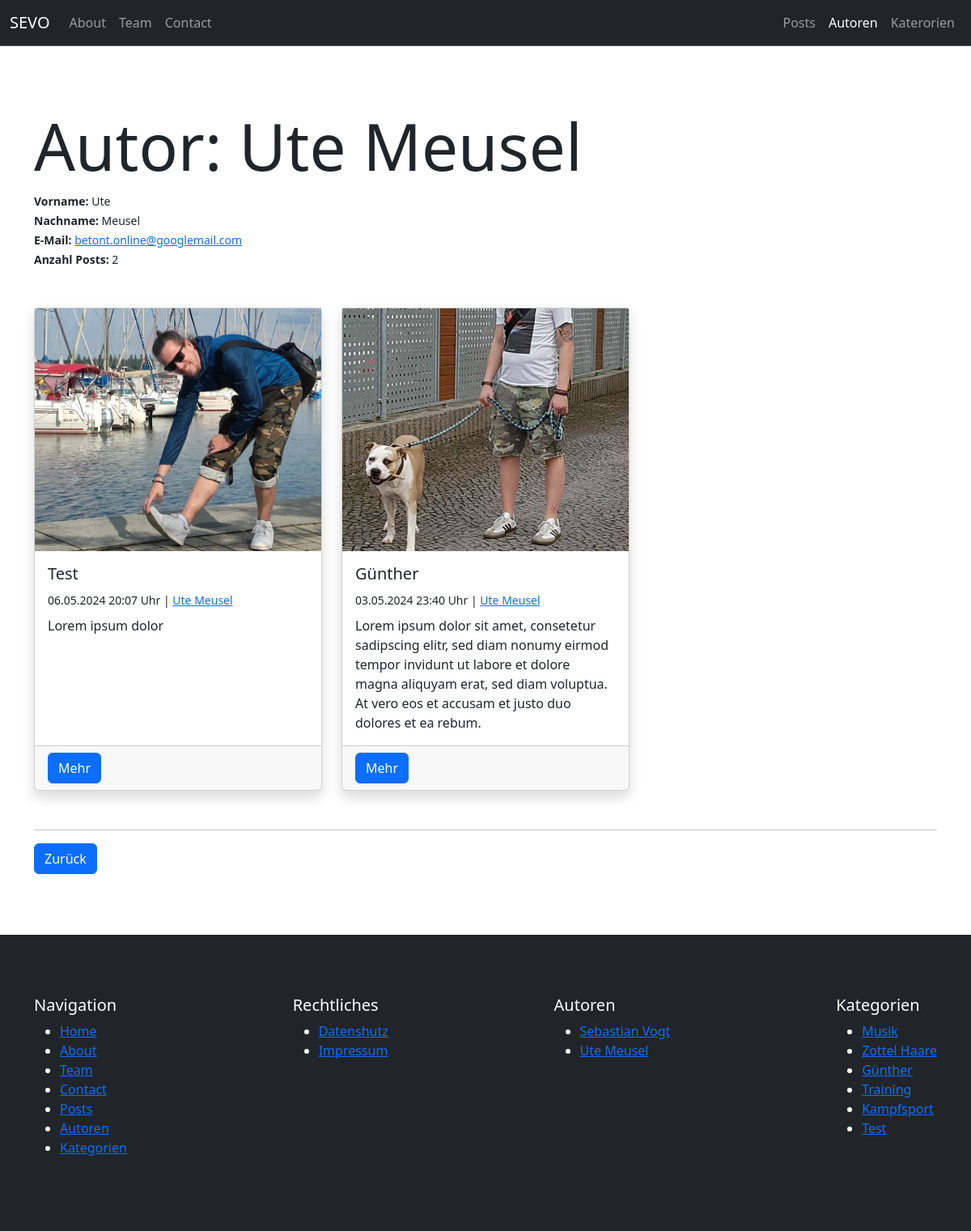
The page /author/ute-meusel on the database its author committed.
### pages/models.py (models this page shows, shortened)
class Page(models.Model):
    class Templates(models.TextChoices):
        FULL_WIDTH = "Fullwidth"
        CONTAINER = "Container"
        FULL_WIDTH_WITH_HEADER = "Fullwidth with header"
        CONTAINER_WITH_HEADER = "Container with header"
    title = models.CharField(max_length=255)
    slug = models.SlugField(unique=True, blank=True)
    index = models.IntegerField(default=1)
    content = models.TextField()
    featured_image = models.ForeignKey(Image, on_delete=models.SET_NULL, null=True, blank=True)
    published = models.BooleanField(default=True)
    is_home = models.BooleanField(default=False)
    template = models.CharField(max_length=100, choices=Templates.choices, default=Templates.CONTAINER)
    created_at = models.DateTimeField(auto_now_add=True)
    updated_at = models.DateTimeField(auto_now=True)

### author/models.py (models this page shows, shortened)
class Author(models.Model):
    firstname = models.CharField(max_length=100)
    lastname = models.CharField(max_length=100)
    nickname = models.CharField(max_length=100, blank=True)
    email = models.EmailField(null=True)
    slug = models.SlugField(unique=True, default="")
    def get_fullname(self):
        return f"{self.firstname} {self.lastname}"

### blog/models.py (models this page shows, shortened)
class Post(models.Model):
    author = models.ForeignKey(Author, on_delete=models.SET_NULL, null=True)
    title = models.CharField(max_length=255)
    slug = models.SlugField(unique=True)
    categories = models.ManyToManyField(Category, blank=True)
    content = models.TextField()
    excerpt = models.TextField(max_length=255, blank=True)
    featured_image = models.ForeignKey(Image, on_delete=models.SET_NULL, blank=True, null=True)
    published = models.BooleanField(default=True)
    is_featured = models.BooleanField(default=False)
    created_at = models.DateTimeField(auto_now_add=True)
    updated_at = models.DateTimeField(auto_now=True)

class Category(models.Model):
    name = models.CharField(max_length=100, unique=True, db_index=True)
    slug = models.SlugField(unique=True, default="")
    class Meta:
        verbose_name_plural = "Categories"

### uploaded_media/models.py (models this page shows, shortened)
class Image(models.Model):
    title = models.CharField(max_length=100)
    alt_text = models.CharField(max_length=100)
    categories = models.ManyToManyField(Category, blank=True)
    image = models.ImageField(upload_to="uploaded_media/images")

### author/views.py (the view)
# urls.py: path("<slug:slug>", views.author_single, name="author-single-slug")
def author_single(request, slug):
    author = get_object_or_404(models.Author, slug=slug)
    posts = author.post_set.filter(published=True).order_by("-created_at")
    print(posts.count())
    return render(request, "author/author_single.html", {
        "author": author,
        "posts": posts
    })

### utils/context_processors.py (called while the page is built)
def menus_context(request):
    menu_main = Menu.objects.get(name="Main")
    menu_meta = Menu.objects.get(name="Meta")
    pages_main = menu_main.pages.filter(published=True).order_by("index")
    pages_meta = menu_meta.pages.filter(published=True).order_by("index")
    categories = Category.objects.all()
    authors = Author.objects.all()
    return {
        "pages_main": pages_main,
        "pages_meta": pages_meta,
        "categories": categories,
        "authors": authors
    }

### author/templates/author/author_single.html (shortened to what this page needs)
{% extends "base.html" %}
{% block content %}
    <div class="container section-padding">
        <div class="mb-5">
            <h1 class="display-1">Autor: {{ author.get_fullname|title }}</h1>
            <div>
                <small>
                    <b>Vorname: </b>
                    {{ author.firstname }}
                </small>
            </div>
            <div>
                <small>
                    <b>Nachname: </b>
                    {{ author.lastname}}
                </small>
            </div>
            <div>
                <small>
                    <b>E-Mail: </b>
                    <a href="mailto:{{ author.email }}">{{ author.email }}</a>
                </small>
            </div>
            <div>
                <small>
                    <b>Anzahl Posts: </b>
                    {{ posts.count }}
                </small>
            </div>
        </div>
        <div class="row row-cols-1 row-cols-md-3 g-4 mb-5">
            {% for post in posts %}
                <div class="col">
                    {% include "blog/partials/_posts_item.html" %}
                </div>
            {% endfor %}
        </div>
        <hr>
        <button class="btn btn-primary back-link">Zurück</button>
    </div>
{% endblock %}

### templates/partials/_navbar.html (shortened to what this page needs)
<nav class="navbar navbar-expand-lg bg-dark border-bottom border-body" data-bs-theme="dark">
    <div class="container-fluid">
      <a class="navbar-brand" href="{% url "homepage" %}">SEVO</a>
      <div class="collapse navbar-collapse" id="navbarNav">
        <ul class="navbar-nav me-auto">
            {% for page in pages_main %}
                {% if page.is_home == False %}
                    <li class="nav-item">
                        <a class="nav-link" href="{% url "pages-page-single-slug" slug=page.slug %}">{{ page.title|title }}</a>
                    </li>
                {% endif %}
            {% endfor %}
        </ul>
        <ul class="navbar-nav d-flex">
            <li class="nav-item">
                <a class="nav-link{% if "post" in request.path %} active{% endif %}"{% if "post" in request.path %} aria-current="page"{% endif %} href="{% url "blog-posts" %}">Posts</a>
            </li>
            <li class="nav-item">
                <a class="nav-link{% if "author" in request.path %} active{% endif %}"{% if "author" in request.path %} aria-current="page"{% endif %} href="{% url "author-index" %}">Autoren</a>
            </li>
            <li class="nav-item">
                <a class="nav-link{% if "categor" in request.path %} active{% endif %}"{% if "categor" in request.path %} aria-current="page"{% endif %} href="{% url "blog-categories" %}">Katerorien</a>
            </li>
        </ul>
      </div>
    </div>
  </nav>

### blog/templates/blog/partials/_posts_item.html (shortened to what this page needs)
<div class="card h-100 shadow">
    <a class="card__image-link w-100 d-block" href="{% url "blog-post-slug" slug=post.slug %}">
      <img class="card__image w-100" src="{{ post.featured_image.image.url }}" class="card-img-top" alt="{{ post.featured_image.image.title }}">
    </a>
    <div class="card-body">
      <h5 class="card-title">{{ post.title }}</h5>
        <div class="mb-2">
          <small>
            <time>{{ post.created_at|date:"d.m.Y H:i" }} Uhr</time> |
            <a href="{% url "author-single-slug" slug=post.author.slug %}">{{ post.author.get_fullname }}</a>
          </small>
        </div>
      <p class="card-text">{{ post.excerpt}}</p>
    </div>
    <div class="card-footer">
      <a class="btn btn-primary" href="{% url "blog-post-slug" slug=post.slug %}">Mehr</a>
    </div>
  </div>

### templates/partials/_navigation_main.html
<nav>
    <ul>
        {% for page in pages_main %}
            <li><a class="{% if page.title|lower in request.path or page.is_home and request.path == "/" %}active{% endif %}" href="{% url "pages-page-single-slug" slug=page.slug %}">{{ page.title }}</a></li>
        {% endfor %}
        <li><a href="{% url "blog-posts" %}">Posts</a></li>
        <li><a href="{% url "author-index" %}">Autoren</a></li>
        <li><a href="{% url "blog-categories" %}">Kategorien</a></li>
    </ul>
</nav>

### templates/partials/_navigation_meta.html
<nav>
    <ul>
        {% for page in pages_meta %}
            <li><a class="{% if page.title|lower in request.path or page.is_home and request.path == "/" %}active{% endif %}" href="{% url "pages-page-single-slug" slug=page.slug %}">{{ page.title }}</a></li>
        {% endfor %}
    </ul>
</nav>

### templates/partials/_navigation_authors.html
<nav>
    {% if authors %}
        <ul>
            {% for author in authors %}
                <li><a class="{% if author.name|lower in request.path %}active{% endif %}" href="{% url "author-single-slug" slug=author.slug %}">{{ author.get_fullname }}</a></li>
            {% endfor %}
        </ul>
    {% else %}
        <p>Keine Autoren vorhanden</p>
    {% endif %}
</nav>

### templates/partials/_navigation_categories.html
<nav>
    {% if categories %}
        <ul>
            {% for category in categories %}
                <li><a class="{% if category.name|lower in request.path %}active{% endif %}" href="{% url "blog-category-slug" slug=category.slug %}">{{ category.name }}</a></li>
            {% endfor %}
        </ul>
    {% else %}
        <p>Keine Kategorien vorhanden</p>
    {% endif %}
</nav>

### static/css/style.css (style rules this page uses)
.section-padding { padding-top: 75px; padding-bottom: 75px; }
.card__image-link { overflow: hidden; }
.card__image { object-fit: cover; height: 300px; transform: scale(1.2); filter: brightness(100%); transition: all .3s ease; }

### rows shown on the page
Page: title "About"
Page: title "Team"
Page: title "Contact"
Author: get_fullname "Ute Meusel", firstname "Ute", lastname "Meusel", email "betont.online@googlemail.com"
Post: featured_image.image (picture), title "Test", created_at "06.05.2024 20:07", author.get_fullname "Ute Meusel", excerpt "Lorem ipsum dolor"
Post: featured_image.image (picture), title "Günther", created_at "03.05.2024 23:40", author.get_fullname "Ute Meusel", excerpt "Lorem ipsum dolor sit amet, consetetur sadipscing elitr, sed diam nonumy eirmod tempor invidunt ut labore et dolore magna aliquyam erat, sed diam voluptua. At vero eos et accusam et justo duo dolores et ea rebum."
Page: title "Home"
Page: title "Datenshutz"
Page: title "Impressum"
Author: get_fullname "Sebastian Vogt"
Category: name "Musik"
Category: name "Zottel Haare"
Category: name "Günther"
Category: name "Training"
Category: name "Kampfsport"
Category: name "Test"

### other values the page prints
{{ posts.count }} "2"
